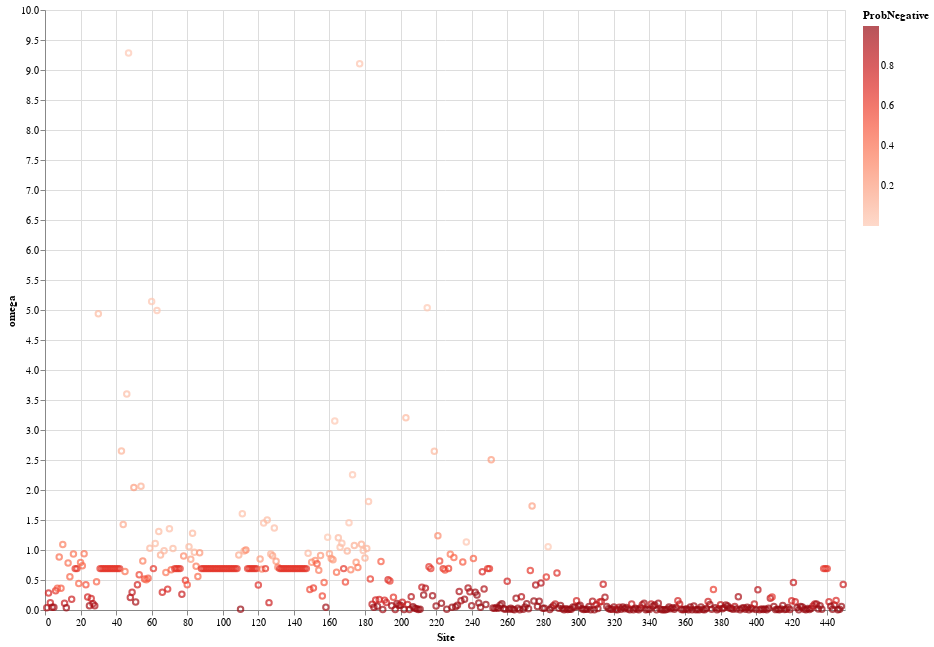

Notebook code cell kept with this figure:
### Code cell
# Using this one for now.

df["BayesFactor"] = df["BayesFactor[alpha<beta]"]
df["ProbNegative"] = df["Prob[alpha>beta]"]
df["ProbPositive"] = df["Prob[alpha<beta]"]

source = df

line = alt.Chart(source).mark_point().encode(
    x= 'Site',
    y= 'omega',
    color=alt.Color('ProbNegative', scale=alt.Scale(scheme='reds', reverse=False))
).properties(
    width=800,
    height=600)

line

### Figure 1 — Vega-Lite specification as saved in the notebook (floating-point values rounded to 4 significant figures; data arrays with more than 128 entries replaced by an {"elided": "..."} marker saying what was removed)
{"config": {"view": {"continuousWidth": 400, "continuousHeight": 300}}, "data": {"name": "data-38e86269a03369e3c09efb410c1365e3"}, "mark": "point", "encoding": {"color": {"type": "quantitative", "field": "ProbNegative", "scale": {"reverse": false, "scheme": "reds"}}, "x": {"type": "quantitative", "field": "Site"}, "y": {"type": "quantitative", "field": "omega"}}, "height": 600, "width": 800, "$schema": "https://vega.github.io/schema/vega-lite/v4.8.1.json", "datasets": {"data-38e86269a03369e3c09efb410c1365e3": {"elided": "449 records"}}}
